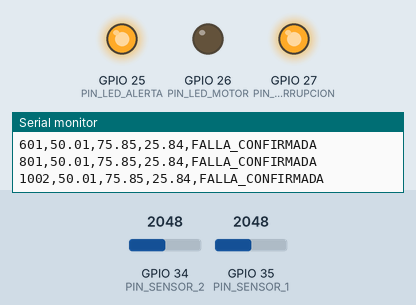
Simulated run of this sketch. Board: ESP32. On the bench: output pins drawn as LEDs (lit = HIGH), the last lines printed to the serial monitor. The test bench sets the inputs (shaded band); at power-on: GPIO 35 (PIN_SENSOR_1) = 2048, GPIO 34 (PIN_SENSOR_2) = 2048 (analog values on the 0–4095 scale).

Above: at 1.2 s.
1.3 s: GPIO 35 (PIN_SENSOR_1) set to 2623
2.8 s: GPIO 35 (PIN_SENSOR_1) set to 2766
At 3.9 s:
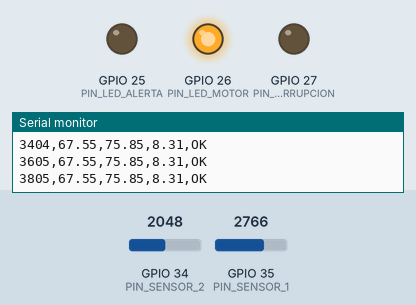
4.3 s: GPIO 35 (PIN_SENSOR_1) set to 2660
At 5.3 s:
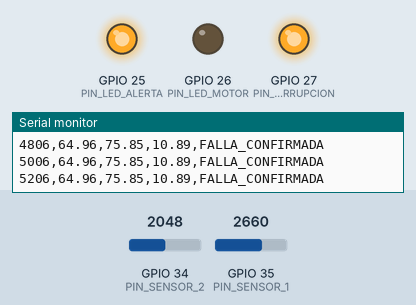
5.9 s: GPIO 35 (PIN_SENSOR_1) set to 2740
At 6.3 s:
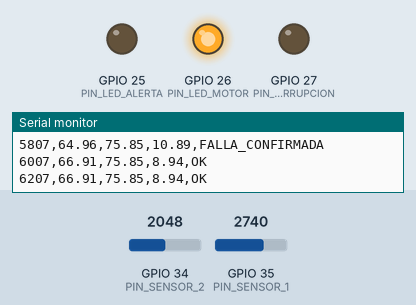
7.4 s: GPIO 34 (PIN_SENSOR_2) set to 2148
At 8.8 s:
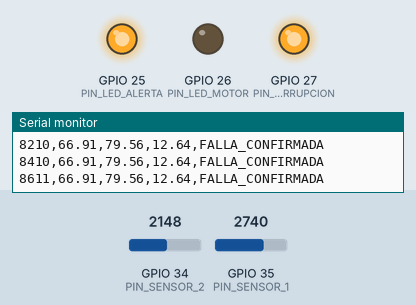
Timing chart, 0 to 10.0 s (numbered marks = the images above; inputs shaded):
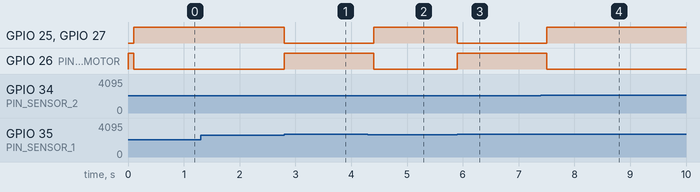

The sketch:

apps_plausibilidad.ino
```cpp
/* ============================================================================
 * SISTEMA DE VALIDACION DE PLAUSIBILIDAD APPS (Accelerator Pedal Position Sensor)
 * UNAM Motorsport - Formula SAE - Regla T.4.2
 * ----------------------------------------------------------------------------
 * Autor: Francisco
 * Descripcion:
 *   Lee dos sensores (potenciometros) redundantes del pedal de aceleracion,
 *   verifica que ambos coincidan dentro de un margen (plausibilidad) y corta
 *   el motor si detecta una falla sostenida por mas de 100 ms.
 *
 * Arquitectura (3 capas independientes, a proposito):
 *   1) ADQUISICION   -> lee voltaje crudo de cada canal (hardware timer, 1 kHz)
 *   2) CALIBRACION   -> traduce voltaje crudo a % de pedal (0-100%). Se puede
 *                       cambiar sin tocar la logica de seguridad.
 *   3) SEGURIDAD     -> compara canales, aplica debounce de 100 ms y decide
 *                       si corta el motor. Nunca depende de los valores de
 *                       calibracion, solo de los % ya normalizados.
 * ==========================================================================*/

// ---------------------------------------------------------------------------
// 1. DEFINICION DE PINES
// ---------------------------------------------------------------------------
const int PIN_SENSOR_1 = 35;   // ADC1_CH7 - Canal A del APPS (post divisor 10k/20k -> ~3.3V)
const int PIN_SENSOR_2 = 34;   // ADC1_CH6 - Canal B del APPS (post divisor 10k/10k -> ~2.5V)
const int PIN_LED_ALERTA = 25; // LED rojo: se enciende en falla confirmada
const int PIN_LED_MOTOR  = 26; // LED verde: encendido = motor habilitado

// ---------------------------------------------------------------------------
// 2. CAPA DE CALIBRACION (independiente de la seguridad)
// ---------------------------------------------------------------------------
// El ADC del ESP32 es de 12 bits (0-4095) y mide de 0V a 3.3V.
// Cada canal tiene un rango electrico distinto a proposito (asimetria),
// definido por el divisor de voltaje que armamos en el circuito:
//   Canal 1 -> divisor 10k/20k -> voltaje max teorico ~3.33V
//   Canal 2 -> divisor 10k/10k -> voltaje max teorico ~2.5V
// Si cambias las resistencias del circuito, SOLO tocas estas 4 constantes.
const int ADC_MIN_CH1 = 0;
const int ADC_MAX_CH1 = 4095;   // corresponde a ~3.3V en canal 1
const int ADC_MIN_CH2 = 0;
const int ADC_MAX_CH2 = 2700;   // corresponde a ~2.5V en canal 2 (rango mas chico)

// Convierte una lectura cruda del ADC a porcentaje de pedal (0.0 - 100.0)
// Esta es la "escala comun y facil de entender" que pide la actividad.
float calibrarCanal(int lecturaCruda, int adcMin, int adcMax) {
  float pct = (float)(lecturaCruda - adcMin) * 100.0 / (float)(adcMax - adcMin);
  if (pct < 0) pct = 0;
  if (pct > 100) pct = 100;
  return pct;
}

// ---------------------------------------------------------------------------
// 3. CAPA DE SEGURIDAD (Regla T.4.2)
// ---------------------------------------------------------------------------
const float UMBRAL_PLAUSIBILIDAD_PCT = 10.0;   // diferencia maxima permitida entre canales
const unsigned long TIEMPO_DEBOUNCE_MS = 100;  // la falla debe persistir mas de esto

// Estados del sistema de seguridad
enum EstadoSeguridad {
  ESTADO_OK,             // ambos canales coinciden
  ESTADO_FALLA_PENDIENTE,// hay discrepancia, pero aun no pasan los 100 ms
  ESTADO_FALLA_CONFIRMADA// discrepancia sostenida > 100 ms -> motor cortado
};

volatile EstadoSeguridad estadoActual = ESTADO_OK;
unsigned long tiempoInicioFalla = 0;
bool fallaEnCurso = false;

// Control de impresion: el muestreo de seguridad sigue siendo cada 1ms,
// pero solo imprimimos al Serial cada 200ms para que sea legible por humanos.
const unsigned long INTERVALO_IMPRESION_MS = 200;
unsigned long ultimaImpresion = 0;

// ---------------------------------------------------------------------------
// 4. ADQUISICION POR INTERRUPCION DE HARDWARE (timer a 1 kHz = cada 1 ms)
// ---------------------------------------------------------------------------
// Usamos un timer de hardware en vez de solo leer en el loop() porque un
// sistema de seguridad real no puede depender de que el loop() este libre
// en ese instante. El ISR solo levanta una bandera; el trabajo pesado
// (ADC, matematica, Serial) se hace fuera del ISR, en el loop principal.
hw_timer_t *timerMuestreo = NULL;
volatile bool banderaMuestreo = false;

void IRAM_ATTR onTimerMuestreo() {
  banderaMuestreo = true;
}

// Pin usado para emitir la "senal de interrupcion" hacia el resto del sistema
// (equivalente a la linea que en un auto real corta la ECU/encendido).
const int PIN_SENAL_INTERRUPCION = 27;

void setup() {
  Serial.begin(115200);

  pinMode(PIN_LED_ALERTA, OUTPUT);
  pinMode(PIN_LED_MOTOR, OUTPUT);
  pinMode(PIN_SENAL_INTERRUPCION, OUTPUT);

  digitalWrite(PIN_LED_ALERTA, LOW);
  digitalWrite(PIN_LED_MOTOR, HIGH);   // motor habilitado al arrancar
  digitalWrite(PIN_SENAL_INTERRUPCION, LOW);

  analogReadResolution(12); // 0-4095

  // Configuracion del timer de hardware (API nueva del core ESP32 3.x):
  // timerBegin recibe directo la frecuencia del timer en Hz.
  timerMuestreo = timerBegin(1000000);              // timer corre a 1 MHz (1 tick = 1us)
  timerAttachInterrupt(timerMuestreo, &onTimerMuestreo);
  timerAlarm(timerMuestreo, 1000, true, 0);         // dispara cada 1000us = 1ms, autoreload infinito

  Serial.println("timestamp_ms,ch1_pct,ch2_pct,diferencia_pct,estado");
}

void loop() {
  if (!banderaMuestreo) return;  // no ha llegado el siguiente tick del timer
  banderaMuestreo = false;

  // --- 1) ADQUISICION ---
  int crudo1 = analogRead(PIN_SENSOR_1);
  int crudo2 = analogRead(PIN_SENSOR_2);

  // --- 2) CALIBRACION (escala comun 0-100%) ---
  float pct1 = calibrarCanal(crudo1, ADC_MIN_CH1, ADC_MAX_CH1);
  float pct2 = calibrarCanal(crudo2, ADC_MIN_CH2, ADC_MAX_CH2);
  float diferencia = fabs(pct1 - pct2);

  // --- 3) LOGICA DE SEGURIDAD (plausibilidad + debounce de 100 ms) ---
  bool hayDiscrepancia = (diferencia > UMBRAL_PLAUSIBILIDAD_PCT);
  unsigned long ahora = millis();

  if (hayDiscrepancia) {
    if (!fallaEnCurso) {
      // primera vez que se detecta la discrepancia: arrancamos el reloj
      fallaEnCurso = true;
      tiempoInicioFalla = ahora;
      estadoActual = ESTADO_FALLA_PENDIENTE;
    } else if (ahora - tiempoInicioFalla > TIEMPO_DEBOUNCE_MS) {
      // la discrepancia lleva mas de 100 ms de forma continua -> falla real
      estadoActual = ESTADO_FALLA_CONFIRMADA;
    }
    // si no ha pasado el tiempo de debounce, se queda en FALLA_PENDIENTE
    // (no se corta el motor todavia, podria ser ruido de un solo sample)
  } else {
    // los canales vuelven a coincidir: se resetea todo, no hay memoria de falla
    fallaEnCurso = false;
    estadoActual = ESTADO_OK;
  }

  // --- 4) ACTUACION SOBRE SALIDAS ---
  if (estadoActual == ESTADO_FALLA_CONFIRMADA) {
    digitalWrite(PIN_LED_ALERTA, HIGH);
    digitalWrite(PIN_LED_MOTOR, LOW);          // motor cortado
    digitalWrite(PIN_SENAL_INTERRUPCION, HIGH); // senal de interrupcion activa
  } else {
    digitalWrite(PIN_LED_ALERTA, LOW);
    digitalWrite(PIN_LED_MOTOR, HIGH);         // motor habilitado
    digitalWrite(PIN_SENAL_INTERRUPCION, LOW);
  }

  // --- 5) REGISTRO / MONITOREO (Serial) ---
  // Solo imprimimos cada 200ms para que sea legible; la deteccion de seguridad
  // de arriba SIGUE corriendo cada 1ms sin importar esto.
  if (ahora - ultimaImpresion >= INTERVALO_IMPRESION_MS) {
    ultimaImpresion = ahora;
    Serial.print(ahora);
    Serial.print(",");
    Serial.print(pct1, 2);
    Serial.print(",");
    Serial.print(pct2, 2);
    Serial.print(",");
    Serial.print(diferencia, 2);
    Serial.print(",");
    switch (estadoActual) {
      case ESTADO_OK:                Serial.println("OK"); break;
      case ESTADO_FALLA_PENDIENTE:   Serial.println("PENDIENTE"); break;
      case ESTADO_FALLA_CONFIRMADA:  Serial.println("FALLA_CONFIRMADA"); break;
    }
  }
}
```

Measured:
- the behaviour switches between 2696 and 2697 on GPIO 35 (PIN_SENSOR_1) (found by bisection; images 0 and 1)
- the behaviour switches between 2076 and 2077 on GPIO 34 (PIN_SENSOR_2) (found by bisection; images 3 and 4)
- after the input at 2.8 s, GPIO 25 (PIN_LED_ALERTA), GPIO 27 (PIN_SENAL_INTERRUPCION): HIGH → LOW at once; GPIO 26 (PIN_LED_MOTOR): LOW → HIGH at once
- after the input at 4.3 s, GPIO 25 (PIN_LED_ALERTA), GPIO 27 (PIN_SENAL_INTERRUPCION): LOW → HIGH after 0.10 s; GPIO 26 (PIN_LED_MOTOR): HIGH → LOW after 0.10 s
- after the input at 5.9 s, GPIO 25 (PIN_LED_ALERTA), GPIO 27 (PIN_SENAL_INTERRUPCION): HIGH → LOW at once; GPIO 26 (PIN_LED_MOTOR): LOW → HIGH at once
- after the input at 7.4 s, GPIO 25 (PIN_LED_ALERTA), GPIO 27 (PIN_SENAL_INTERRUPCION): LOW → HIGH after 0.10 s; GPIO 26 (PIN_LED_MOTOR): HIGH → LOW after 0.10 s
